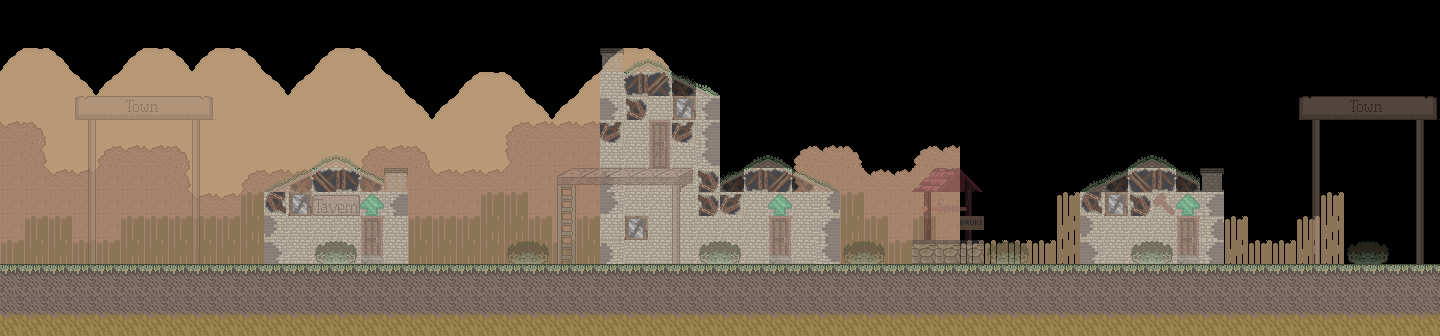

This is a level from a 2D game, rendered from its Tiled map with the project's own tilesets. A one-line summary and the map file follow, with tile-layer data summarised:
An orthogonal 60x14 tile map with 24x24 px tiles, 6 tile layers (mountains, treeline, reeds, buildings, ...) and 19 objects (3x door, entrance, exit, npc).

<map version="1.0" orientation="orthogonal" width="60" height="14" tilewidth="24" tileheight="24">
 <properties>
  <property name="blue" value="124" />
  <property name="floor" value="9" />
  <property name="green" value="163" />
  <property name="offset" value="2" />
  <property name="red" value="195" />
  <property name="soundtrack" value="town" />
  <property name="title" value="Town" />
  <property name="warpin" value="true" />
 </properties>
 <tileset firstgid="1" name="town" tilewidth="24" tileheight="24">
  <image source="town.png" width="360" height="96" />
 </tileset>
 <layer name="mountains" width="60" height="14">
  <properties>
   <property name="parallax" value="0.2" />
  </properties>
  <data>[840 cells, 235 non-empty, 3 distinct tile ids]</data>
 </layer>
 <layer name="treeline" width="60" height="14">
  <properties>
   <property name="parallax" value="0.5" />
  </properties>
  <data>[840 cells, 183 non-empty, 3 distinct tile ids]</data>
 </layer>
 <layer name="reeds" width="60" height="14">
  <properties>
   <property name="parallax" value="0.9" />
  </properties>
  <data>[840 cells, 111 non-empty, 3 distinct tile ids]</data>
 </layer>
 <layer name="buildings" width="60" height="14">
  <data>[840 cells, 276 non-empty, 10 distinct tile ids]</data>
 </layer>
 <layer name="foreground" width="60" height="14" opacity="0.56">
  <data>[840 cells, 54 non-empty, 19 distinct tile ids]</data>
 </layer>
 <layer name="accents" width="60" height="14" opacity="0.49">
  <data>[840 cells, 59 non-empty, 24 distinct tile ids]</data>
 </layer>
 <objectgroup name="nodes" width="60" height="14">
  <object type="entrance" x="24" y="216" width="24" height="48" />
  <object type="exit" x="1392" y="216" width="48" height="48" />
  <object type="door" x="360" y="216" width="24" height="48">
   <properties>
    <property name="level" value="tavern" />
   </properties>
  </object>
  <object type="door" x="1176" y="216" width="24" height="48">
   <properties>
    <property name="level" value="blacksmith" />
   </properties>
  </object>
  <object type="door" x="768" y="216" width="24" height="48">
   <properties>
    <property name="level" value="house" />
   </properties>
  </object>
  <object type="npc" x="480" y="216" width="48" height="48">
   <properties>
    <property name="person" value="hilda" />
   </properties>
  </object>
 </objectgroup>
 <objectgroup name="floor" width="60" height="14">
  <object x="0" y="264" width="1440" height="168" />
 </objectgroup>
 <objectgroup name="platform" width="60" height="14">
  <object x="720" y="185" width="110" height="22">
   <polyline points="0,0 47,-25 117,10 -2,10 -1,0" />
  </object>
  <object x="562" y="172" width="110" height="22" />
  <object x="625" y="74">
   <polyline points="1,2 0,22 91,22 22,-11 1,0" />
  </object>
  <object x="385" y="168" width="24" height="24" />
  <object x="600" y="48" width="24" height="24" />
  <object x="1082" y="192">
   <polyline points="0,0 67,-32 116,-9 116,-1 1,1" />
  </object>
  <object x="1200" y="168" width="24" height="24" />
  <object x="270" y="192">
   <polyline points="0,0 65,-31 113,-9 113,6 1,6 1,1" />
  </object>
  <object x="72" y="96" width="144" height="24" />
  <object x="1296" y="96" width="144" height="24" />
  <object x="912" y="191">
   <polygon points="0,0 25,-23 49,-23 70,0" />
  </object>
  <object x="912" y="239" width="71" height="12" />
 </objectgroup>
</map>
